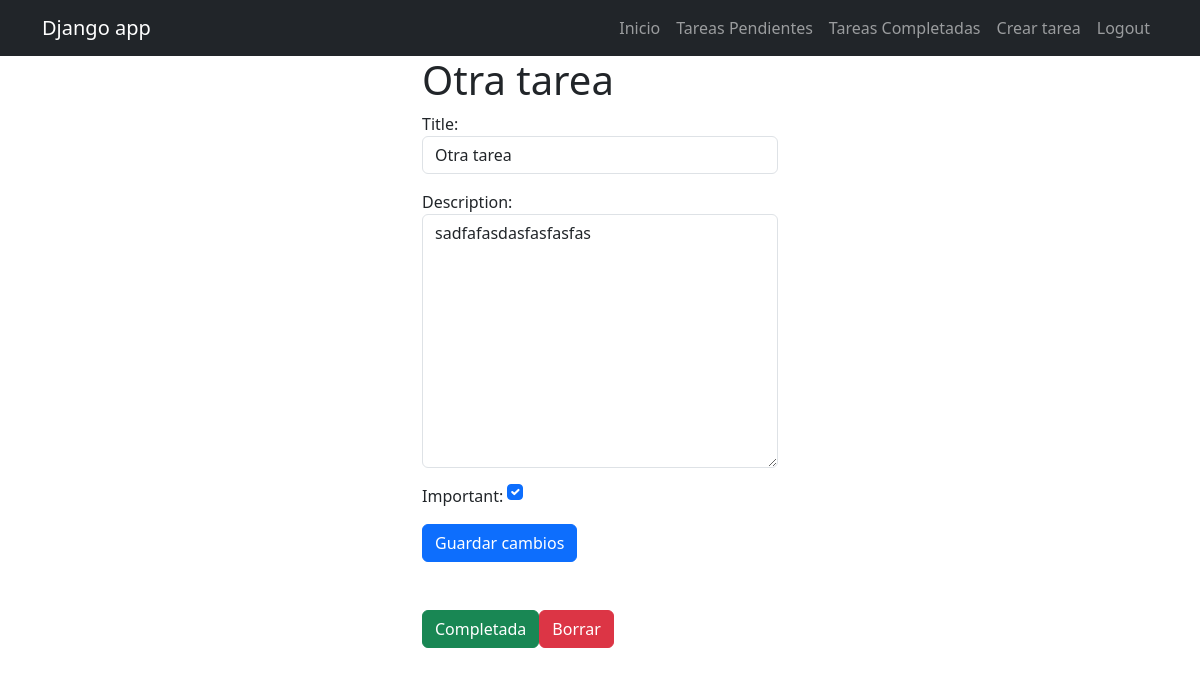
/tasks/7/ (signed in), run on the app's committed database.
### tasks/models.py (models this page shows, shortened)
class Task(models.Model):
    title = models.CharField(max_length=100)
    description = models.TextField(blank=True)
    created = models.DateTimeField(auto_now_add=True)
    datecompleted = models.DateTimeField(null=True, blank=True)
    important = models.BooleanField(default=False)
    user = models.ForeignKey(User, on_delete=models.CASCADE)

### tasks/views.py (the view, shortened to what this page needs)
# urls.py: path('tasks/<int:task_id>/', views.task_detail, name='task_detail'),
@login_required
def task_detail(request, task_id):
    if request.method == 'GET':
        task = get_object_or_404(Task, pk=task_id, user=request.user)
        form = TaskForm(instance=task)
        return render(request, 'task_detail.html', {'task': task, 'form': form})

### tasks/forms.py
class TaskForm(forms.ModelForm):
    class Meta:
        model = Task
        fields = ['title', 'description', 'important']
        widgets = {
            'title' : forms.TextInput(attrs={'class': 'form-control', 'placeholder' : 'Título de la tarea'}),
            'description' : forms.Textarea(attrs={'class': 'form-control', 'placeholder' : 'Descripción la tarea'}),
            'important' : forms.CheckboxInput(attrs={'class': 'form-check-input m-auto'})
        }

### tasks/templates/task_detail.html (shortened to what this page needs)
{% extends 'base.html' %}
{% block content%}
    <main class="container">
        <div class="row">
            <div class="col-md-4 offset-md-4">
                <h1 class="text-secundary">{{task.title}}</h1>
                    <form  method="POST">
                        {{form.as_p}}
                        <button class="btn btn-primary">
                            Guardar cambios
                        </button>
                    </form>
                <div class="mt-5 d-flex">
                    <form action="{% url 'complete_task' task.id %}" method="POST">
                        <button class="btn btn-success">
                            Completada
                        </button>
                    </form>
                    <form action="{% url 'delete_task' task.id %}" method="POST">
                        <button class="btn btn-danger">
                            Borrar
                        </button>
                    </form>
                </div>
            </div>
        </div>
    </main>
{% endblock %}

### data on the page
Task: title "Otra tarea", description "sadfafasdasfasfasfas", important "☑"
